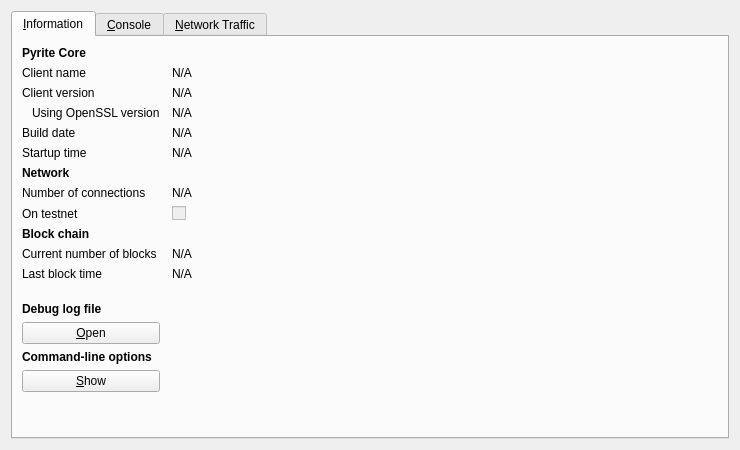
<?xml version="1.0" encoding="UTF-8"?>
<ui version="4.0">
 <class>RPCConsole</class>
 <widget class="QDialog" name="RPCConsole">
  <property name="geometry">
   <rect>
    <x>0</x>
    <y>0</y>
    <width>740</width>
    <height>450</height>
   </rect>
  </property>
  <property name="windowTitle">
   <string>Pyrite - Debug window</string>
  </property>
  <layout class="QVBoxLayout" name="verticalLayout_2">
   <item>
    <widget class="QTabWidget" name="tabWidget">
     <property name="currentIndex">
      <number>0</number>
     </property>
     <widget class="QWidget" name="tab_info">
      <attribute name="title">
       <string>&amp;Information</string>
      </attribute>
      <layout class="QGridLayout" name="gridLayout" columnstretch="0,1">
       <property name="horizontalSpacing">
        <number>12</number>
       </property>
       <item row="0" column="0">
        <widget class="QLabel" name="label_9">
         <property name="font">
          <font>
           <weight>75</weight>
           <bold>true</bold>
          </font>
         </property>
         <property name="text">
          <string>Pyrite Core</string>
         </property>
        </widget>
       </item>
       <item row="1" column="0">
        <widget class="QLabel" name="label_5">
         <property name="text">
          <string>Client name</string>
         </property>
        </widget>
       </item>
       <item row="1" column="1">
        <widget class="QLabel" name="clientName">
         <property name="cursor">
          <cursorShape>IBeamCursor</cursorShape>
         </property>
         <property name="text">
          <string>N/A</string>
         </property>
         <property name="textFormat">
          <enum>Qt::PlainText</enum>
         </property>
         <property name="textInteractionFlags">
          <set>Qt::LinksAccessibleByMouse|Qt::TextSelectableByKeyboard|Qt::TextSelectableByMouse</set>
         </property>
        </widget>
       </item>
       <item row="2" column="0">
        <widget class="QLabel" name="label_6">
         <property name="text">
          <string>Client version</string>
         </property>
        </widget>
       </item>
       <item row="2" column="1">
        <widget class="QLabel" name="clientVersion">
         <property name="cursor">
          <cursorShape>IBeamCursor</cursorShape>
         </property>
         <property name="text">
          <string>N/A</string>
         </property>
         <property name="textFormat">
          <enum>Qt::PlainText</enum>
         </property>
         <property name="textInteractionFlags">
          <set>Qt::LinksAccessibleByMouse|Qt::TextSelectableByKeyboard|Qt::TextSelectableByMouse</set>
         </property>
        </widget>
       </item>
       <item row="3" column="0">
        <widget class="QLabel" name="label_14">
         <property name="text">
          <string>Using OpenSSL version</string>
         </property>
         <property name="indent">
          <number>10</number>
         </property>
        </widget>
       </item>
       <item row="3" column="1">
        <widget class="QLabel" name="openSSLVersion">
         <property name="cursor">
          <cursorShape>IBeamCursor</cursorShape>
         </property>
         <property name="text">
          <string>N/A</string>
         </property>
         <property name="textFormat">
          <enum>Qt::PlainText</enum>
         </property>
         <property name="textInteractionFlags">
          <set>Qt::LinksAccessibleByMouse|Qt::TextSelectableByKeyboard|Qt::TextSelectableByMouse</set>
         </property>
        </widget>
       </item>
       <item row="4" column="0">
        <widget class="QLabel" name="label_12">
         <property name="text">
          <string>Build date</string>
         </property>
        </widget>
       </item>
       <item row="4" column="1">
        <widget class="QLabel" name="buildDate">
         <property name="cursor">
          <cursorShape>IBeamCursor</cursorShape>
         </property>
         <property name="text">
          <string>N/A</string>
         </property>
         <property name="textFormat">
          <enum>Qt::PlainText</enum>
         </property>
         <property name="textInteractionFlags">
          <set>Qt::LinksAccessibleByMouse|Qt::TextSelectableByKeyboard|Qt::TextSelectableByMouse</set>
         </property>
        </widget>
       </item>
       <item row="5" column="0">
        <widget class="QLabel" name="label_13">
         <property name="text">
          <string>Startup time</string>
         </property>
        </widget>
       </item>
       <item row="5" column="1">
        <widget class="QLabel" name="startupTime">
         <property name="cursor">
          <cursorShape>IBeamCursor</cursorShape>
         </property>
         <property name="text">
          <string>N/A</string>
         </property>
         <property name="textFormat">
          <enum>Qt::PlainText</enum>
         </property>
         <property name="textInteractionFlags">
          <set>Qt::LinksAccessibleByMouse|Qt::TextSelectableByKeyboard|Qt::TextSelectableByMouse</set>
         </property>
        </widget>
       </item>
       <item row="6" column="0">
        <widget class="QLabel" name="label_11">
         <property name="font">
          <font>
           <weight>75</weight>
           <bold>true</bold>
          </font>
         </property>
         <property name="text">
          <string>Network</string>
         </property>
        </widget>
       </item>
       <item row="7" column="0">
        <widget class="QLabel" name="label_7">
         <property name="text">
          <string>Number of connections</string>
         </property>
        </widget>
       </item>
       <item row="7" column="1">
        <widget class="QLabel" name="numberOfConnections">
         <property name="cursor">
          <cursorShape>IBeamCursor</cursorShape>
         </property>
         <property name="text">
          <string>N/A</string>
         </property>
         <property name="textFormat">
          <enum>Qt::PlainText</enum>
         </property>
         <property name="textInteractionFlags">
          <set>Qt::LinksAccessibleByMouse|Qt::TextSelectableByKeyboard|Qt::TextSelectableByMouse</set>
         </property>
        </widget>
       </item>
       <item row="8" column="0">
        <widget class="QLabel" name="label_8">
         <property name="text">
          <string>On testnet</string>
         </property>
        </widget>
       </item>
       <item row="8" column="1">
        <widget class="QCheckBox" name="isTestNet">
         <property name="enabled">
          <bool>false</bool>
         </property>
         <property name="text">
          <string/>
         </property>
        </widget>
       </item>
       <item row="9" column="0">
        <widget class="QLabel" name="label_10">
         <property name="font">
          <font>
           <weight>75</weight>
           <bold>true</bold>
          </font>
         </property>
         <property name="text">
          <string>Block chain</string>
         </property>
        </widget>
       </item>
       <item row="10" column="0">
        <widget class="QLabel" name="label_3">
         <property name="text">
          <string>Current number of blocks</string>
         </property>
        </widget>
       </item>
       <item row="10" column="1">
        <widget class="QLabel" name="numberOfBlocks">
         <property name="cursor">
          <cursorShape>IBeamCursor</cursorShape>
         </property>
         <property name="text">
          <string>N/A</string>
         </property>
         <property name="textFormat">
          <enum>Qt::PlainText</enum>
         </property>
         <property name="textInteractionFlags">
          <set>Qt::LinksAccessibleByMouse|Qt::TextSelectableByKeyboard|Qt::TextSelectableByMouse</set>
         </property>
        </widget>
       </item>
       <item row="11" column="0">
        <widget class="QLabel" name="label_2">
         <property name="text">
          <string>Last block time</string>
         </property>
        </widget>
       </item>
       <item row="11" column="1">
        <widget class="QLabel" name="lastBlockTime">
         <property name="cursor">
          <cursorShape>IBeamCursor</cursorShape>
         </property>
         <property name="text">
          <string>N/A</string>
         </property>
         <property name="textFormat">
          <enum>Qt::PlainText</enum>
         </property>
         <property name="textInteractionFlags">
          <set>Qt::LinksAccessibleByMouse|Qt::TextSelectableByKeyboard|Qt::TextSelectableByMouse</set>
         </property>
        </widget>
       </item>
       <item row="12" column="0">
        <spacer name="verticalSpacer_2">
         <property name="orientation">
          <enum>Qt::Vertical</enum>
         </property>
         <property name="sizeHint" stdset="0">
          <size>
           <width>20</width>
           <height>20</height>
          </size>
         </property>
        </spacer>
       </item>
       <item row="13" column="0">
        <widget class="QLabel" name="labelDebugLogfile">
         <property name="font">
          <font>
           <weight>75</weight>
           <bold>true</bold>
          </font>
         </property>
         <property name="text">
          <string>Debug log file</string>
         </property>
        </widget>
       </item>
       <item row="14" column="0">
        <widget class="QPushButton" name="openDebugLogfileButton">
         <property name="toolTip">
          <string>Open the Pyrite debug log file from the current data directory. This can take a few seconds for large log files.</string>
         </property>
         <property name="text">
          <string>&amp;Open</string>
         </property>
         <property name="autoDefault">
          <bool>false</bool>
         </property>
        </widget>
       </item>
       <item row="15" column="0">
        <widget class="QLabel" name="labelCLOptions">
         <property name="font">
          <font>
           <weight>75</weight>
           <bold>true</bold>
          </font>
         </property>
         <property name="text">
          <string>Command-line options</string>
         </property>
        </widget>
       </item>
       <item row="16" column="0">
        <widget class="QPushButton" name="showCLOptionsButton">
         <property name="toolTip">
          <string>Show the Pyrite-Qt help message to get a list with possible Pyrite command-line options.</string>
         </property>
         <property name="text">
          <string>&amp;Show</string>
         </property>
         <property name="autoDefault">
          <bool>false</bool>
         </property>
        </widget>
       </item>
       <item row="17" column="0">
        <spacer name="verticalSpacer">
         <property name="orientation">
          <enum>Qt::Vertical</enum>
         </property>
         <property name="sizeHint" stdset="0">
          <size>
           <width>20</width>
           <height>40</height>
          </size>
         </property>
        </spacer>
       </item>
      </layout>
     </widget>
     <widget class="QWidget" name="tab_console">
      <attribute name="title">
       <string>&amp;Console</string>
      </attribute>
      <layout class="QVBoxLayout" name="verticalLayout_3">
       <property name="spacing">
        <number>3</number>
       </property>
       <item>
        <widget class="QTextEdit" name="messagesWidget">
         <property name="minimumSize">
          <size>
           <width>0</width>
           <height>100</height>
          </size>
         </property>
         <property name="readOnly">
          <bool>true</bool>
         </property>
         <property name="tabKeyNavigation" stdset="0">
          <bool>false</bool>
         </property>
         <property name="columnCount" stdset="0">
          <number>2</number>
         </property>
        </widget>
       </item>
       <item>
        <layout class="QHBoxLayout" name="horizontalLayout">
         <property name="spacing">
          <number>3</number>
         </property>
         <item>
          <widget class="QLabel" name="label">
           <property name="text">
            <string notr="true">&gt;</string>
           </property>
          </widget>
         </item>
         <item>
          <widget class="QLineEdit" name="lineEdit"/>
         </item>
         <item>
          <widget class="QPushButton" name="clearButton">
           <property name="maximumSize">
            <size>
             <width>24</width>
             <height>24</height>
            </size>
           </property>
           <property name="toolTip">
            <string>Clear console</string>
           </property>
           <property name="text">
            <string/>
           </property>
           <property name="icon">
            <iconset resource="../bitcoin.qrc">
             <normaloff>:/icons/remove</normaloff>:/icons/remove</iconset>
           </property>
           <property name="shortcut">
            <string notr="true">Ctrl+L</string>
           </property>
           <property name="autoDefault">
            <bool>false</bool>
           </property>
          </widget>
         </item>
        </layout>
       </item>
      </layout>
     </widget>
     <widget class="QWidget" name="tab">
      <attribute name="title">
       <string>&amp;Network Traffic</string>
      </attribute>
      <layout class="QHBoxLayout" name="horizontalLayout_3">
       <item>
        <layout class="QVBoxLayout" name="verticalLayout_4">
         <item>
          <widget class="TrafficGraphWidget" name="trafficGraph" native="true">
           <property name="sizePolicy">
            <sizepolicy hsizetype="Expanding" vsizetype="Expanding">
             <horstretch>0</horstretch>
             <verstretch>0</verstretch>
            </sizepolicy>
           </property>
          </widget>
         </item>
         <item>
          <layout class="QHBoxLayout" name="horizontalLayout_2">
           <item>
            <widget class="QSlider" name="sldGraphRange">
             <property name="minimum">
              <number>1</number>
             </property>
             <property name="maximum">
              <number>288</number>
             </property>
             <property name="pageStep">
              <number>12</number>
             </property>
             <property name="value">
              <number>6</number>
             </property>
             <property name="orientation">
              <enum>Qt::Horizontal</enum>
             </property>
            </widget>
           </item>
           <item>
            <widget class="QLabel" name="lblGraphRange">
             <property name="minimumSize">
              <size>
               <width>100</width>
               <height>0</height>
              </size>
             </property>
             <property name="alignment">
              <set>Qt::AlignCenter</set>
             </property>
            </widget>
           </item>
           <item>
            <widget class="QPushButton" name="btnClearTrafficGraph">
             <property name="text">
              <string>&amp;Clear</string>
             </property>
            </widget>
           </item>
          </layout>
         </item>
        </layout>
       </item>
       <item>
        <layout class="QVBoxLayout" name="verticalLayout">
         <item>
          <widget class="QGroupBox" name="groupBox">
           <property name="title">
            <string>Totals</string>
           </property>
           <layout class="QVBoxLayout" name="verticalLayout_5">
            <item>
             <layout class="QHBoxLayout" name="horizontalLayout_4">
              <item>
               <widget class="Line" name="line">
                <property name="sizePolicy">
                 <sizepolicy hsizetype="Fixed" vsizetype="Fixed">
                  <horstretch>0</horstretch>
                  <verstretch>0</verstretch>
                 </sizepolicy>
                </property>
                <property name="minimumSize">
                 <size>
                  <width>10</width>
                  <height>0</height>
                 </size>
                </property>
                <property name="palette">
                 <palette>
                  <active>
                   <colorrole role="Light">
                    <brush brushstyle="SolidPattern">
                     <color alpha="255">
                      <red>0</red>
                      <green>255</green>
                      <blue>0</blue>
                     </color>
                    </brush>
                   </colorrole>
                  </active>
                  <inactive>
                   <colorrole role="Light">
                    <brush brushstyle="SolidPattern">
                     <color alpha="255">
                      <red>0</red>
                      <green>255</green>
                      <blue>0</blue>
                     </color>
                    </brush>
                   </colorrole>
                  </inactive>
                  <disabled>
                   <colorrole role="Light">
                    <brush brushstyle="SolidPattern">
                     <color alpha="255">
                      <red>0</red>
                      <green>255</green>
                      <blue>0</blue>
                     </color>
                    </brush>
                   </colorrole>
                  </disabled>
                 </palette>
                </property>
                <property name="orientation">
                 <enum>Qt::Horizontal</enum>
                </property>
               </widget>
              </item>
              <item>
               <widget class="QLabel" name="label_16">
                <property name="text">
                 <string>In:</string>
                </property>
               </widget>
              </item>
              <item>
               <widget class="QLabel" name="lblBytesIn">
                <property name="minimumSize">
                 <size>
                  <width>50</width>
                  <height>0</height>
                 </size>
                </property>
                <property name="alignment">
                 <set>Qt::AlignRight|Qt::AlignTrailing|Qt::AlignVCenter</set>
                </property>
               </widget>
              </item>
             </layout>
            </item>
            <item>
             <layout class="QHBoxLayout" name="horizontalLayout_5">
              <item>
               <widget class="Line" name="line_2">
                <property name="sizePolicy">
                 <sizepolicy hsizetype="Fixed" vsizetype="Fixed">
                  <horstretch>0</horstretch>
                  <verstretch>0</verstretch>
                 </sizepolicy>
                </property>
                <property name="minimumSize">
                 <size>
                  <width>10</width>
                  <height>0</height>
                 </size>
                </property>
                <property name="palette">
                 <palette>
                  <active>
                   <colorrole role="Light">
                    <brush brushstyle="SolidPattern">
                     <color alpha="255">
                      <red>255</red>
                      <green>0</green>
                      <blue>0</blue>
                     </color>
                    </brush>
                   </colorrole>
                  </active>
                  <inactive>
                   <colorrole role="Light">
                    <brush brushstyle="SolidPattern">
                     <color alpha="255">
                      <red>255</red>
                      <green>0</green>
                      <blue>0</blue>
                     </color>
                    </brush>
                   </colorrole>
                  </inactive>
                  <disabled>
                   <colorrole role="Light">
                    <brush brushstyle="SolidPattern">
                     <color alpha="255">
                      <red>255</red>
                      <green>0</green>
                      <blue>0</blue>
                     </color>
                    </brush>
                   </colorrole>
                  </disabled>
                 </palette>
                </property>
                <property name="orientation">
                 <enum>Qt::Horizontal</enum>
                </property>
               </widget>
              </item>
              <item>
               <widget class="QLabel" name="label_17">
                <property name="text">
                 <string>Out:</string>
                </property>
               </widget>
              </item>
              <item>
               <widget class="QLabel" name="lblBytesOut">
                <property name="minimumSize">
                 <size>
                  <width>50</width>
                  <height>0</height>
                 </size>
                </property>
                <property name="alignment">
                 <set>Qt::AlignRight|Qt::AlignTrailing|Qt::AlignVCenter</set>
                </property>
               </widget>
              </item>
             </layout>
            </item>
            <item>
             <spacer name="verticalSpacer_4">
              <property name="orientation">
               <enum>Qt::Vertical</enum>
              </property>
              <property name="sizeHint" stdset="0">
               <size>
                <width>20</width>
                <height>407</height>
               </size>
              </property>
             </spacer>
            </item>
           </layout>
          </widget>
         </item>
        </layout>
       </item>
      </layout>
     </widget>
    </widget>
   </item>
  </layout>
 </widget>
 <customwidgets>
  <customwidget>
   <class>TrafficGraphWidget</class>
   <extends>QWidget</extends>
   <header>trafficgraphwidget.h</header>
   <container>1</container>
   <slots>
    <slot>clear()</slot>
   </slots>
  </customwidget>
 </customwidgets>
 <resources>
  <include location="../bitcoin.qrc"/>
 </resources>
 <connections/>
</ui>
